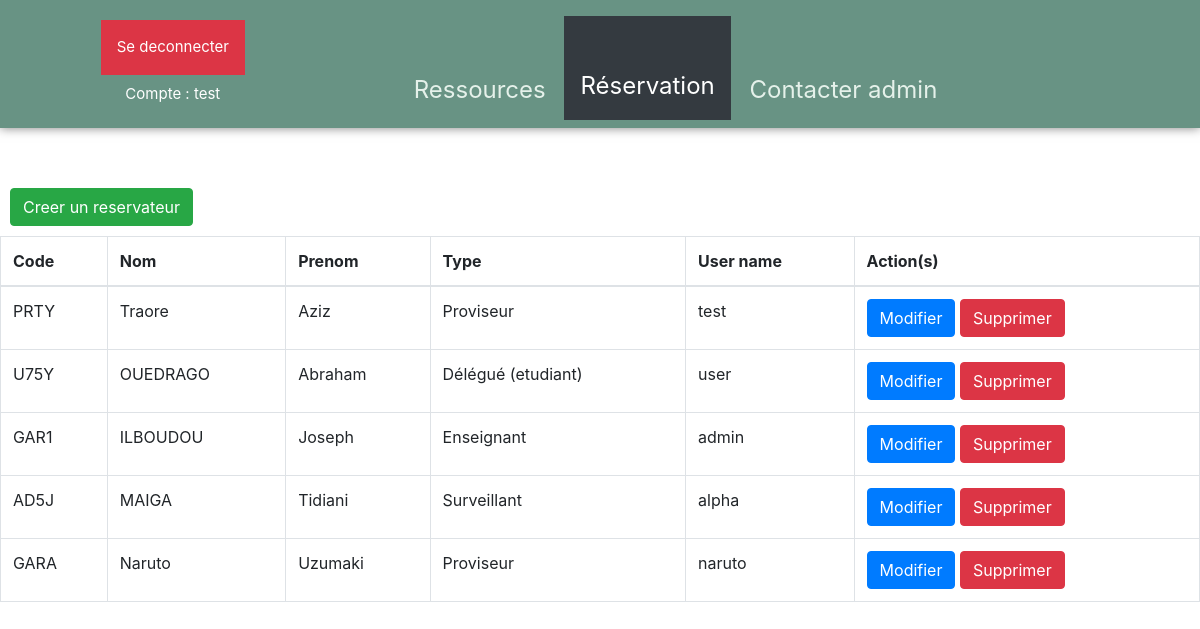
Screenshot of /user/ (signed in) with the database file from the repository.
### srcApp/models.py (models this page shows, shortened)
class Personnel(models.Model):
    codePerso = models.fields.CharField(max_length=4)
    nom = models.fields.CharField(max_length=50)
    prenom = models.fields.CharField(max_length=50)
    typePerso = models.ForeignKey(TypePerso, null=True, on_delete=models.SET_NULL)
    dateNaiss = models.fields.IntegerField(
    validators=[MinValueValidator(1900), MaxValueValidator(2004)])
    chefService = models.BooleanField
    compte = models.OneToOneField(User, null=True, on_delete=models.CASCADE)

class TypePerso(models.Model):
    codeType = models.fields.CharField(max_length=4)
    fonction = models.fields.CharField(max_length=50)
    def __str__(self):
        return f'{self.fonction}'

### srcApp/views.py (the view)
# urls.py: path('user/', views.user, name='user'),
def user(request):
    datas = Personnel.objects.all()
    return render(request,"userHome.html", {'datas':datas})

### srcApp/templates/userHome.html (shortened to what this page needs)
{% extends 'base.html' %}
{% load crispy_forms_tags %}
        {% block navigation %}
{% if user.is_authenticated and user.username != "admin" %}
 <div style="display:inline-block;font-size:15px;position:relative; right:150px; top:20px"><a class="p-3 mb-2 bg-danger text-white"  href="{% url 'logout' %}">Se deconnecter</a>
       <p class="text-white">Compte : {{ user.username }}</p></div>
                <li><a class="icon-home " href="{% url 'showRessource' %}">Ressources</a></li>
                <li><a class="icon-group p-3 mb-2 bg-dark text-white"  href="{% url 'reservation' %}">Réservation</a></li>
                <li><a class="icon-envelope-alt " href="{% url 'contactAdmin' %}">Contacter admin</a></li>
{% endif %}
{% endblock %}
        {% block content %}
        <div style="display:inline-block">
        <a class="btn btn-success "  style="margin:10px"  href="{% url 'create_user' %}">Creer un reservateur</a>
        </div>
         <table class="table table-bordered mx-auto" >
        <thead>
        <tr>
            <th>Code</th>
        <th>Nom</th>
        <th>Prenom</th>
            <th>Type</th>
            <th>User name</th>
        <th>Action(s)</th>
        </tr>
        </thead>
        <tbody id="myTable">
        {% for user in datas %}
        <tr>
            <td>{{user.codePerso}}</td>
            <td>{{ user.nom }}</td>
            <td>{{ user.prenom }}</td>
            <td>{{ user.typePerso }}</td>
            <td>{{ user.compte }}</td>
        <td>
        <form action="#" method="Post">
        <a class="btn btn-primary" href="{% url 'update_user' user.id %}">Modifier</a>
            <a  class="btn btn-danger" href="{% url 'delete_user' user.id %}">Supprimer</a>
        </form>
        </td>
        </tr>
        {% endfor %}
        </tbody>
        </table>
        {% endblock %}

### srcApp/static/css/styles.css (style rules this page uses)
[class^="icon-"]:before, [class*=" icon-"]:before { font-family: FontAwesome; }
.icon-home:before { content: "\f015"; }
.icon-group:before { content: "\f0c0"; }
.icon-envelope-alt:before { content: "\f0e0"; }
html, body { width: 100%; height: 100%; }
[class^="icon-"]:before, [class*=" icon-"]:before { margin-right: 0.5em; opacity: 0.2; }
#access a, #access #menu a, #menu li a { background-color: #689384; display: block; color: #e5f1ea; text-decoration: none; padding: 0.5em; -webkit-transition: -webkit-transform 500ms linear, box-shadow 500ms ease-in, background-color 250ms ease-in; -moz-transition: -moz-transform 500ms linear, box-shadow 500ms ease-in, background-color 250ms ease-in; -ms-transition: -ms-transform 500ms linear, box-shadow 500ms ease-in, background-color 250ms ease-in; -o-transition: -o-transform 500ms linear, box-shadow 500ms ease-in, background-color 250ms ease-in; transition: transform 500ms linear, box-shadow 500ms ease-in, background-color 250ms ease-in; }
#menu li { list-style-image: none; list-style-type: none; padding: 0; margin: 0; -webkit-transition: max-height 500ms linear; -moz-transition: max-height 500ms linear; -ms-transition: max-height 500ms linear; -o-transition: max-height 500ms linear; transition: max-height 500ms linear; }
#menu li a { white-space: nowrap; overflow: hidden; -ms-text-overflow: ellipsis; -o-text-overflow: ellipsis; text-overflow: ellipsis; -moz-binding: url('xml/ellipsis.xml#ellipsis'); }
@media only screen and (min-width: 769px) { [class^="icon-"]:before, [class*=" icon-"]:before { display: block; text-align: center; margin-right: 0; } }
@media only screen and (min-width: 769px) { #menu li { display: -moz-inline-box; -moz-box-orient: vertical; display: inline-block; vertical-align: middle; *vertical-align: auto; white-space: nowrap; } }
@media only screen and (min-width: 769px) { #menu li { *display: inline; } }
@media only screen and (min-width: 769px) { #menu li a:before { -webkit-transition: -webkit-transform 500ms ease-in; -moz-transition: -moz-transform 500ms ease-in; -ms-transition: -ms-transform 500ms ease-in; -o-transition: -o-transform 500ms ease-in; transition: transform 500ms ease-in; } }

### rows the page displays
Personnel: codePerso "PRTY", nom "Traore", prenom "Aziz", typePerso "Proviseur", compte "test"
Personnel: codePerso "U75Y", nom "OUEDRAGO", prenom "Abraham", typePerso "Délégué (etudiant)", compte "user"
Personnel: codePerso "GAR1", nom "ILBOUDOU", prenom "Joseph", typePerso "Enseignant", compte "admin"
Personnel: codePerso "AD5J", nom "MAIGA", prenom "Tidiani", typePerso "Surveillant", compte "alpha"
Personnel: codePerso "GARA", nom "Naruto", prenom "Uzumaki", typePerso "Proviseur", compte "naruto"

### other values shown
{{ user.username }} "test"
